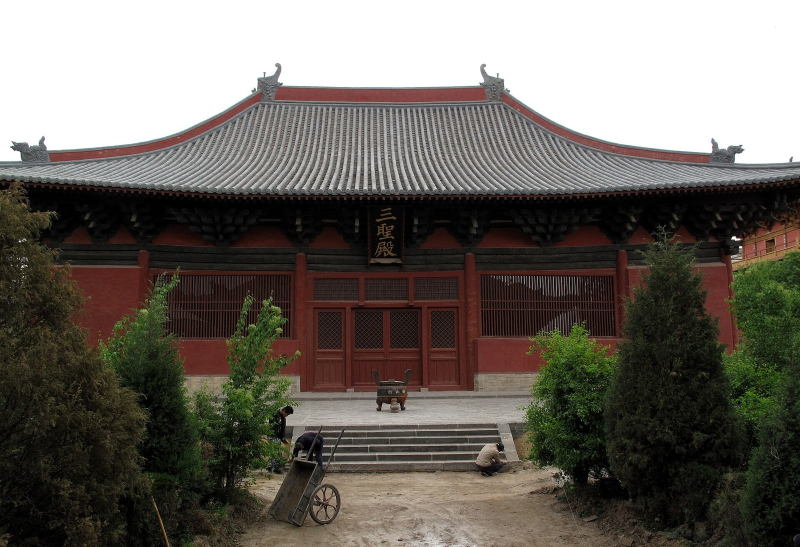
#> input picture march-aa-structure-view/assets/samples/sansheng.jpg, 1600 x 1093 px (shown at 1/2 size)
$ python analyze_photo.py --photo ../assets/samples/sansheng.jpg
#> lines starting #> are read from the running program, lines starting #| are printed output that depends on the picture; after the words box and inside, x2 and y2 are one past the last pixel; in counts of white or black regions, pixels touching at a corner belong together
#!/usr/bin/env python3
# -*- coding: utf-8 -*-
"""照片 → 形制草案（job.json）

做三件事：
1) 量：主体外框、天际线高度比、水平檐口线的条数、左右对称度；
2) 猜：family / style / eaves / plan（猜不准就写 unknown，绝不硬猜）；
3) 出：一份带 evidence 与 confidence 的 job.json 草案，交给人（或 agent）复核后改。

用法：
    python3 scripts/analyze_photo.py --photo a.jpg --out draft.json [--family ting]
"""
import argparse, json, math
import numpy as np
from PIL import Image


def load_gray(path, maxw=900, ret_box=False):
    im = Image.open(path).convert('L')
    if im.width > maxw:
        im = im.resize((maxw, int(im.height * maxw / im.width)), Image.LANCZOS)
    g = np.asarray(im, dtype=np.float32) / 255.0
    if ret_box:
        return g, {'x0': 0.0, 'x1': 1.0}
    return g


def edge_energy(g):
    gx = np.abs(np.diff(g, axis=1, prepend=g[:, :1]))
    gy = np.abs(np.diff(g, axis=0, prepend=g[:1, :]))
    return gx + gy


def subject_box(e):
    """用边缘能量粗略框出主体。只用于报告与版心裁切，不参与比例换算。

    已知局限：树冠、电线、远处屋顶都会被算进这个框（暗色、边缘强）。
    需要准确的主体框时请用 --crop 手工给。
    """
    col = e.sum(axis=0)
    row = e.sum(axis=1)

    def band(v, frac=0.35):
        thr = v.max() * frac
        idx = np.where(v >= thr)[0]
        return int(idx[0]), int(idx[-1])

    x0, x1 = band(col)
    y0, y1 = band(row, 0.45)
    return x0, y0, x1, y1


def hline_count(g, box, min_frac=0.75, gap_frac=0.05):
    """数「长横线」：檐口在照片里表现为又长又暗的水平条。"""
    x0, y0, x1, y1 = box
    sub = g[y0:y1, x0:x1]
    dark = (sub < sub.mean() - 0.10)
    width = sub.shape[1]
    counts, rows = [], []
    for yy in range(sub.shape[0]):
        c = int(dark[yy].sum())
        counts.append(c)
    counts = np.asarray(counts, dtype=np.float32)
    thr = counts.max() * min_frac
    # 找局部极大、且彼此至少隔 2% 图高
    peaks = []
    gap = max(4, int(sub.shape[0] * gap_frac))
    for i in range(1, len(counts) - 1):
        if counts[i] >= thr and counts[i] >= counts[i - 1] and counts[i] >= counts[i + 1]:
            if not peaks or i - peaks[-1] > gap:
                peaks.append(i)
    return len(peaks), [round((y0 + p) / g.shape[0], 3) for p in peaks]


def detect_bands(g, box, top_n=12, min_frac=0.35):
    """找主体里的水平结构线（台基上沿 / 额枋 / 檐口 / 正脊 / 鸱尾尖）。

    做法：只看主体中间 70% 宽（避开树、配楼），逐行统计「暗像素 + 竖直梯度」，
    取峰值并合并相邻 1.5% 图高的峰，返回 [(归一化 y, 强度)] 由强到弱。
    """
    x0, y0, x1, y1 = box
    w = x1 - x0
    cx0, cx1 = int(x0 + w * 0.15), int(x0 + w * 0.85)
    sub = g[y0:y1, cx0:cx1]
    dark = (sub < np.percentile(sub, 35)).astype(np.float32)
    grad = np.abs(np.diff(sub, axis=0, prepend=sub[:1, :]))
    score = dark.sum(axis=1) / max(1, sub.shape[1]) + grad.mean(axis=1) * 4.0
    # 平滑，避免瓦垄这种高频纹理把峰打散
    k = np.ones(5) / 5.0
    score = np.convolve(score, k, mode='same')
    thr = score.max() * min_frac
    peaks = []
    for i in range(1, len(score) - 1):
        if score[i] >= thr and score[i] >= score[i - 1] and score[i] > score[i + 1]:
            peaks.append((i, float(score[i])))
    peaks.sort(key=lambda t: -t[1])
    keep = []
    min_gap = max(4, int(sub.shape[0] * 0.015))
    for i, v in peaks:
        if all(abs(i - j) > min_gap for j, _ in keep):
            keep.append((i, v))
        if len(keep) >= top_n:
            break
    keep.sort(key=lambda t: t[0])
    return [((y0 + i) / g.shape[0], round(v / (score.max() or 1), 2)) for i, v in keep]


# [12 lines left out: function draw_bands, not called in this run]


def symmetry(g, box):
    x0, y0, x1, y1 = box
    sub = g[y0:y1, x0:x1]
    w = sub.shape[1]
    half = w // 2
    left = sub[:, :half]
    right = sub[:, w - half:][:, ::-1]
    n = min(left.shape[1], right.shape[1])
    a = left[:, :n] - left[:, :n].mean()
    b = right[:, :n] - right[:, :n].mean()
    denom = math.sqrt(float((a * a).sum() * (b * b).sum())) or 1e-6
    return float((a * b).sum() / denom)


# —— 矫正（roll / 四点透视） ——————————————————————————————

def _line_angle(g, box, y0, y1, thr=0.02):
    """在 [y0,y1] 窗口里逐列找最强竖直梯度，拟合水平线倾角（度）。g 为 0..1 灰度。"""
    g = np.abs(np.diff(g, axis=0))
    H, W = g.shape
    x0, x1 = int(box['x0'] * W), int(box['x1'] * W)
    win = g[int(y0 * H):int(y1 * H), x0:x1]
    ys = []
    for c in range(win.shape[1]):
        col = win[:, c]
        if col.max() < thr:
            continue
        ys.append(int(y0 * H) + int(np.argmax(col)))
    if len(ys) < 20:
        return None, 0
    xs = np.arange(x0, x0 + len(ys))
    k, _ = np.polyfit(xs, ys, 1)
    return math.degrees(math.atan(k)), len(ys)


def estimate_roll(g, box):
    """取台基与檐口两条线倾角的中位数；返回 (角度, [(窗口, 角度)])。"""
    got = []
    for y0, y1 in ((0.66, 0.75), (0.46, 0.53)):
        a, n = _line_angle(g, box, y0, y1)
        if a is not None:
            got.append(round(a, 2))
    if not got:
        return 0.0, []
    return float(np.median(got)), got


def apply_roll(im, deg):
    """旋转拉平：deg 为检测到的倾角（y 随 x 增大而减小为正角），旋转方向取反。"""
    return im.rotate(deg, resample=Image.BICUBIC, expand=False, fillcolor=(255, 255, 255))


# [26 lines left out: functions homography, apply_quad, not called in this run]


def main():
    ap = argparse.ArgumentParser()
    ap.add_argument('--photo', required=True)
    ap.add_argument('--out', default=None)
    ap.add_argument('--family', default=None, help='已知家族就直接指定，脚本只量尺寸')
    ap.add_argument('--mark', default=None, help='把候选水平线画回照片，输出到这张图')
    ap.add_argument('--rectify', default='roll', choices=['none', 'roll', 'quad'],
                    help='取线前先矫正：roll=自动拉平（默认），quad=四点透视，none=不矫正')
    ap.add_argument('--quad', default=None,
                    help='--rectify quad 用的 4 个角（归一化，TL,TR,BR,BL），'
                         '如 0.10,0.70,0.90,0.70,0.90,0.75,0.10,0.75')
    ap.add_argument('--crop', default=None,
                    help='手工给主体框（归一化 x0,y0,x1,y1）；不确定就别传')
    ap.add_argument('--base', default='platform', choices=['platform', 'wall'],
                    help='第一条线取哪条：platform=台明前棱（默认，与柱顶不同深度），'
                         'wall=墙脚线（与柱顶/檐口同平面，比值更准）')
    ap.add_argument('--ground-y', default=None,
                    help='地面线归一化 y，用来算台基高；不给就只报"量不出"')
    ap.add_argument('--span', default=None,
                    help='面阔两端归一化 x（x0,x1），用来算正脊长/面阔')
    ap.add_argument('--ridge', default=None,
                    help='正脊两端归一化 x（x0,x1）')
    ap.add_argument('--col-h', default=None, type=float,
                    help='柱高（米）。给了才会把比值换算成绝对尺寸')
    ap.add_argument('--lines', default=None,
                    help='人工确认的 4 条线：可给候选序号（如 10,9,7,6），'
                         '也可直接给归一化 y（带小数，如 0.703,0.542,0.492,0.416），'
                         '顺序均为 台基上沿,柱顶,檐口,正脊')
    a = ap.parse_args()

    im_color = Image.open(a.photo).convert('RGB')
#> im_color is the input picture: PIL image 1600x1093 RGB; mean R, G, B 106.7, 101.6, 94.6
    rect_info = {'mode': a.rectify}
    if a.rectify != 'none':
        g0, box0 = load_gray(a.photo, ret_box=True)
#> in load_gray, `im = im.resize((maxw, int(im.height * maxw / im.width)), Image.LANCZOS)`:
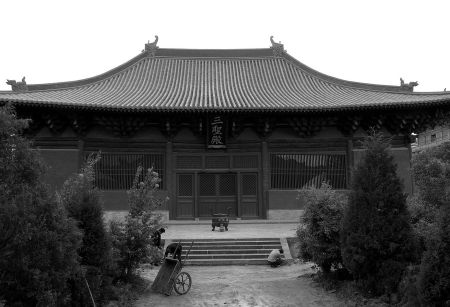
#> im: PIL image 900x614 L (shown at 1/2 size); min 0, max 255, mean 102.3
#> box0 = {'x0': 0, 'x1': 1}
        if a.rectify == 'roll':
            ang, got = estimate_roll(g0, box0)
#> the loop in estimate_roll, `for y0, y1 in ((0.66, 0.75), (0.46, 0.53)):` made 2 passes
#> (x0 in _line_angle, x1 in _line_angle, a, n) on passes 1 to 2: (0, 900, -0.482, 900), (0, 900, -0.303, 900)
#> pass 1, in _line_angle, `g = np.abs(np.diff(g, axis=0))`:
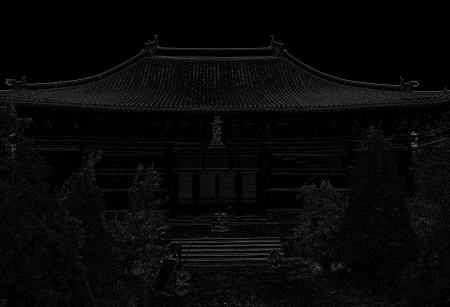
#> g: shape (613, 900) float32 (shown at 1/2 size); min 0, max 0.718, mean 0.034
#> pass 1, in _line_angle, `win = g[int(y0 * H):int(y1 * H), x0:x1]`:
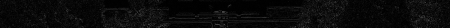
#> win: shape (55, 900) float32 (shown at 1/2 size); min 0, max 0.6, mean 0.0413
#> pass 2, in _line_angle (call 2), `win = g[int(y0 * H):int(y1 * H), x0:x1]`:
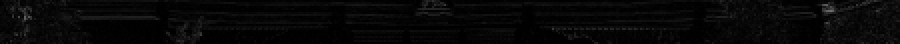
#> win: shape (43, 900) float32 (shown at 1/2 size); min 0, max 0.635, mean 0.0309
#> after the loop in estimate_roll, `for y0, y1 in ((0.66, 0.75), (0.46, 0.53)):`: got = [-0.48, -0.3]
#> ang = -0.39; got = [-0.48, -0.3]
            im_color = apply_roll(im_color, ang)
            rect_info.update({'angle_deg': round(ang, 2), 'lines_deg': got})
        else:
            if not a.quad:
                raise SystemExit('--rectify quad 需要 --quad（8 个归一化数）')
            q = [float(t) for t in a.quad.split(',')]
            if len(q) != 8:
                raise SystemExit('--quad 需要 8 个数（TL,TR,BR,BL 的 x,y）')
            im_color = apply_quad(im_color, q)
            rect_info.update({'quad': q, 'size': list(im_color.size)})
        tmp = '/tmp/_rectified.png'
        im_color.save(tmp)
        a.photo = tmp
    g = load_gray(a.photo)
    e = edge_energy(g)
#> in edge_energy, `return gx + gy`:
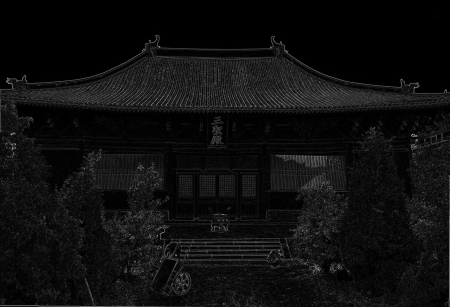
#> returned value: shape (614, 900) float32 (shown at 1/2 size); min 0, max 1.17, mean 0.069; drawn with min black and max white
    box = subject_box(e)
#> in subject_box, `col = e.sum(axis=0)`: col = 900 values, max 145.6 at index 899, min 15.35 at index 0, mean 42.36
#> in subject_box, `row = e.sum(axis=1)`: row = 614 values, max 185.1 at index 612, min 0 at index 0, mean 62.09
#> in band, `thr = v.max() * frac`: thr = 50.95
#> in band, `idx = np.where(v >= thr)[0]`: idx = 203 values from 1 to 899
#> in subject_box, `x0, x1 = band(col)`: x0 = 1; x1 = 899
#> in subject_box, `y0, y1 = band(row, 0.45)`: y0 = 156; y1 = 613
#> box = (1, 156, 899, 613)
    if a.crop:
        c = [float(t) for t in a.crop.split(',')]
        if len(c) != 4:
            raise SystemExit('--crop 需要 4 个归一化数：x0,y0,x1,y1')
        box = (int(c[0] * g.shape[1]), int(c[1] * g.shape[0]),
               int(c[2] * g.shape[1]), int(c[3] * g.shape[0]))
    H, W = g.shape
    x0, y0, x1, y1 = box
#> x0 = 1; y0 = 156; x1 = 899; y1 = 613
    w, h = x1 - x0, y1 - y0
#> w = 898; h = 457
    rows = g[y0:y1, x0:x1].mean(axis=1)
#> rows = 457 values, max 0.702 at index 0, min 0.0188 at index 76, mean 0.226
    # 天际线：主体框里亮度由「天空」变「建筑」的那一行
    sky = float(np.percentile(rows, 90))
#> sky = 0.524
    ground = float(np.percentile(rows, 10))
#> ground = 0.0823
    n_line, line_pos = hline_count(g, box)
#> in hline_count, `x0, y0, x1, y1 = box`: x0 = 1; y0 = 156; x1 = 899; y1 = 613
#> in hline_count, `sub = g[y0:y1, x0:x1]`:
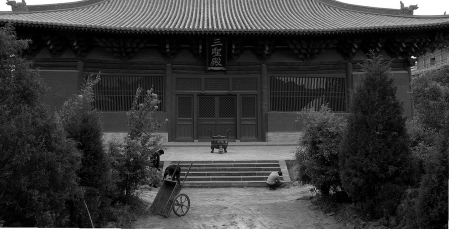
#> sub: shape (457, 898) float32 (shown at 1/2 size); min 0, max 1, mean 0.226
#> in hline_count, `dark = (sub < sub.mean() - 0.10)`:
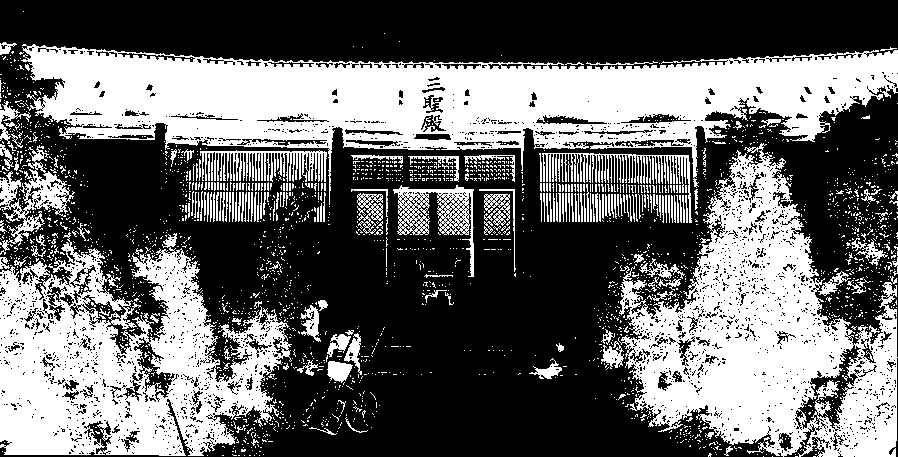
#> dark: shape (457, 898) bool; 40.9% white; 2448 white regions (2271 under 20 px), largest, box (x1, y1, x2, y2) and area: (21, 44, 898, 205) 61801, (618, 143, 898, 457) 41945, (0, 232, 292, 456) 36234
#> the loop in hline_count, `for yy in range(sub.shape[0]):` made 457 passes
#> c on passes 1 to 3: 0, 0, 0
#> (the rest of the program and of its run is left out)
